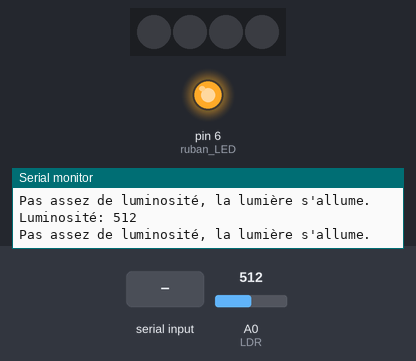
The sketch below on a simulated Arduino Uno, built with avr-gcc and run on an emulated ATmega328P. Shown: 4 RGB LEDs in strip order, left to right, output pins drawn as LEDs (lit = HIGH), the last lines printed to the serial monitor. The test bench sets the inputs (shaded band); at power-on: A0 (LDR) = 512.

Above: at 3.2 s.
3.3 s: A0 (LDR) set to 238
6.3 s: A0 (LDR) set to 211
At 7.5 s:
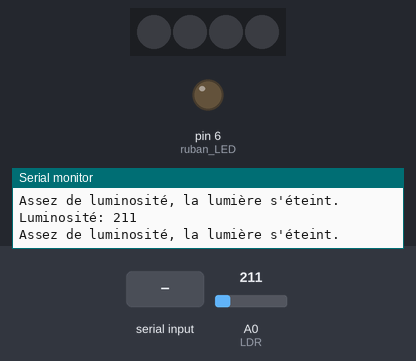
9.5 s: "G" received over the second serial link
At 10.7 s:
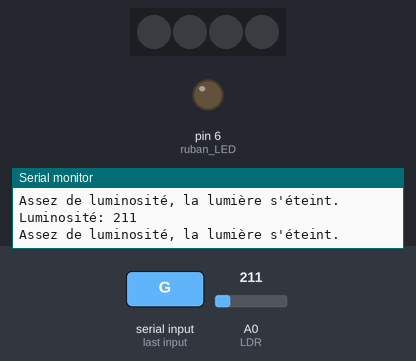
11.0 s: "H" received over the second serial link
Timing chart, 0 to 13.5 s (numbered marks = the images above; inputs shaded):
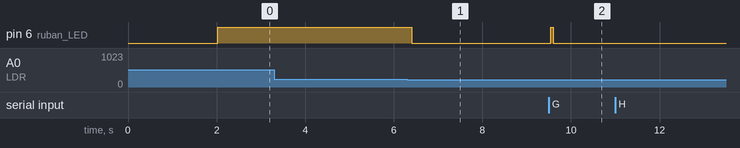

Measured:
- the behaviour switches between 230 and 229 on A0 (LDR) (found by bisection; images 0 and 1)
- after the input at 6.3 s, pin 6 (ruban_LED): HIGH → LOW after 0.11 s
- after the input at 9.5 s, pin 6 (ruban_LED): LOW → HIGH at once, → LOW 0.07 s later

The sketch:

fusion_BT_ruban_LED.ino
```cpp
//fusion code ruban LED et code BT

#include <Adafruit_NeoPixel.h>
#define ruban_LED 6  // composante led sur la pin 6
#define nombre_led_ruban 4 // nombre de led sur le ruban
Adafruit_NeoPixel strip = Adafruit_NeoPixel(nombre_led_ruban, 2, NEO_GRB + NEO_KHZ800);

#include<SoftwareSerial.h>
#define RX 4 // je change l'I/O de RX car les I/O 10 et 11 seront utilisées par le moteur
#define TX 5 //idem
SoftwareSerial BlueT(RX,TX);

#define LDR A0  // composante photorésistance sur la pin A0
int value; //stocke la valeur de la luminosité mesurée

char Data;

bool mode_auto=true; // par défaut, le chauffage est en mode automatique


void setup(){

  Serial.begin(9600);

  delay(500);
  BlueT.begin(9600);
  delay(500);

  Serial.println("Lancement du système d'éclairage.");
  Serial.println("Mode auto activé au démarrage (par défaut).");
  delay(1000); // pour que les message précédents aient le temps d'être lus

  pinMode(LDR, INPUT);
  pinMode(ruban_LED, OUTPUT);
  strip.begin();


   /* TEST POUR VOIR SI LE RUBAN EST FONCTIONNEL
    *
    * for(int i = 0; i < nombre_led_ruban ; i++ ) { // On fait une boucle pour définir la couleur de chaque led
        // setPixelColor(n° de led, Rouge, Vert, Bleu)
        strip.setPixelColor(i, 0, 0, 0); } //on éteint les led
   strip.show(); // Initialise toute les led à 'off'*/


}

void loop() {

  value = analogRead(LDR);

  if (BlueT.available()){
        Data=BlueT.read();
        if (Data=='I') { //si on envoie I (bouton jaune) à la carte Uno par Bluetooth alors la gestion de l'éclairage change de mode
          if (mode_auto==false){
                Serial.println("Mode auto activé."); // message d'information à l'attention de l'utilisateur
                delay(1000); // pour que le message précédent ait le temps d'être lu
              }
          else{
                Serial.println("Mode manuel activé."); // message d'information à l'attention de l'utilisateur
                delay(1000); // pour que le message précédent ait le temps d'être lu
              }
        mode_auto=!mode_auto;
        }

         else if (Data=='G') { //si on envoie G (bouton vert) à la carte Uno par Bluetooth, que le mode auto est désactivé alors le ruban s'allume
             /* for(int i = 0; i < nombre_led_ruban; i++ ) {
                    strip.setPixelColor(i, 255, 255, 255);}
                    strip.show();
                    Serial.println(" Le ruban doit s'allumer");}*/
                     digitalWrite(ruban_LED,HIGH);
         }

        else if (Data=='H') { //si on envoie H (bouton rouge) à la carte Uno par Bluetooth, que le mode auto est désactivé alors le ruban s'éteint
            if (mode_auto==false){

              /*for(int i = 0; i < nombre_led_ruban; i++ ) {
              strip.setPixelColor(i, 0, 0, 0);}
              strip.show();
              Serial.println(" Le ruban doit s'éteindre");
            }*/

             digitalWrite(ruban_LED,LOW);
         }
        }

  }

  if (mode_auto==true){

  Serial.print("Luminosité: ");
  Serial.println(value);

  if(value<230.0){ //on éteint la lumière si la luminosité est en-dessous du seuil (on rappelle que 0 correspond au plus lumineux et 1023 au plus sombre)
     Serial.println("Assez de luminosité, la lumière s'éteint.");
     /*if (mode_auto==false){
              for(int i = 0; i < nombre_led_ruban; i++ ) {
              strip.setPixelColor(i, 0, 0, 0);}
              strip.show();
              Serial.println(" Le ruban doit s'éteindre");
            }*/
            digitalWrite(ruban_LED,LOW);
    }
  else if(value>230.0){ //on allume la lumière si la luminosité est au-dessus du seuil (on rappelle que 0 correspond au plus lumineux et 1023 au plus sombre)
    Serial.println("Pas assez de luminosité, la lumière s'allume.");
    /*for(int i = 0; i < nombre_led_ruban; i++ ) {
                    strip.setPixelColor(i, 255, 255, 255);}
                    strip.show();
                    Serial.println(" Le ruban doit s'allumer");}*/
                        digitalWrite(ruban_LED,HIGH);
                    }
  }

}
```
